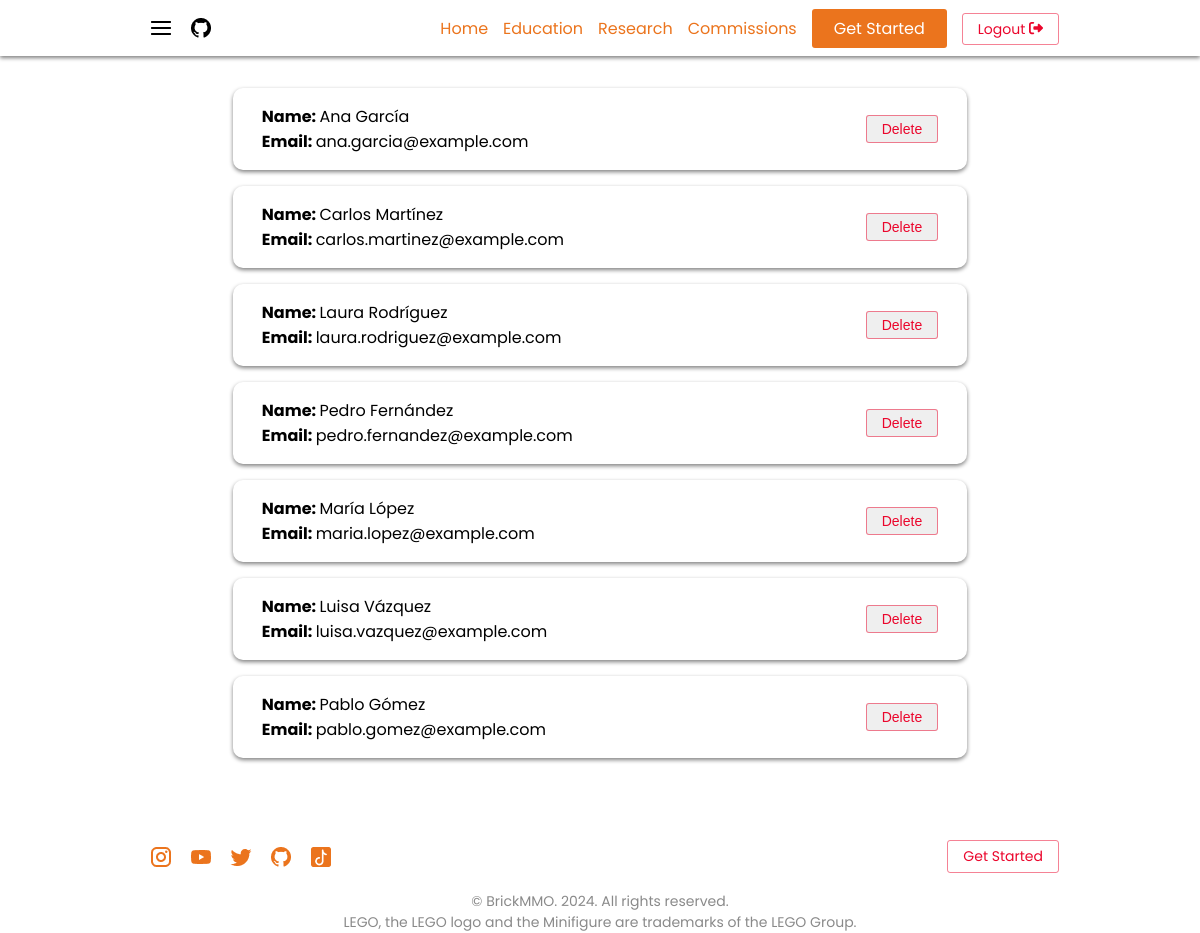
The app's page /admin-list-participants.php?event_id=6 (signed in) with its own data.
### tables this page shows
CREATE TABLE participants (
    id INT(20) UNSIGNED NOT NULL AUTO_INCREMENT PRIMARY KEY, 
    first_name VARCHAR(255) NOT NULL, 
    last_name VARCHAR(255) NOT NULL, 
    email VARCHAR(255) NOT NULL,
    event_id INT(10) UNSIGNED NOT NULL,
    FOREIGN KEY (event_id) REFERENCES events(id) ON DELETE CASCADE,
    UNIQUE KEY unique_email_event (email, event_id));

### admin-list-participants.php (the view, shortened to what this page needs)
<?php
include("includes/database.php");
include("includes/header.php");
?>
<?php
    $query = 'SELECT * FROM participants WHERE event_id = '.$_GET["event_id"].'';
    $result = mysqli_query($connect, $query);
?>
<main class="section-list-participants">
    <div class="content-wrapper">
        <?php if (mysqli_num_rows($result) > 0) {
            while($record = mysqli_fetch_assoc($result)): ?>
                <div class="item-container-admin">
                    <div class="event-content event-content-admin">
                        <div>
                            <p class="size-16"><?php echo '<span class="bold">Name: </span>'.$record["first_name"].' '.$record["last_name"].''; ?></p>
                            <p class="size-16"><?php echo '<span class="bold">Email: </span>'.$record["email"].''; ?></p>
                        </div>
                        <form  action="admin-delete-participant.php" method="post">
                            <button type="submit" name="delete-participant" class="delete-participant">Delete</button>
                        </form>
                    </div>
                </div>
            <?php endwhile;
        } else{
            echo "<h1 class='no-participants'>There are no participants assisting to this event</h1>";
        }?>
    </div>
</main>
<?php
include("includes/footer.php");
?>

### css/styles.css (style rules this page uses)
:root { --orange: #EB741D; --gray: #8A8A8A; --light-blue: #F7F9FC; --red: rgb(235, 6, 44); --green: rgb(64, 145, 108); }
body { font-family: 'Poppins', sans-serif; margin: 0; }
.get-started-footer, .redirect-main-page, .cancel-confirm-admin, .logout, .delete-participant { color: var(--red); padding: 5px 15px; font-size: 14px; border-radius: 3px; border: 1px solid rgba(235, 6, 44, 0.5); transition: box-shadow 250ms; }
.content-wrapper { max-width:918px; margin:0 auto; }
h2, p { margin: 0; }
p { font-size: 14px; }
.section-events, .section-list-participants { margin: 32px 0 79px 0; }
.event-content { margin: 16px 13px; }
.event-content-admin { display: flex; justify-content: space-between; align-items: center; padding: 1em; }
.item-container-admin { flex-basis: 294px; box-shadow: 0 2px 4px gray; border-radius: 10px; max-width: 80%; margin: 0 auto; }
.bold { font-weight: bold; }
.size-16 { font-size: 16px; }

### records on screen
participants: first_name "Ana", last_name "García", email "ana.garcia@example.com"
participants: first_name "Carlos", last_name "Martínez", email "carlos.martinez@example.com"
participants: first_name "Laura", last_name "Rodríguez", email "laura.rodriguez@example.com"
participants: first_name "Pedro", last_name "Fernández", email "pedro.fernandez@example.com"
participants: first_name "María", last_name "López", email "maria.lopez@example.com"
participants: first_name "Luisa", last_name "Vázquez", email "luisa.vazquez@example.com"
participants: first_name "Pablo", last_name "Gómez", email "pablo.gomez@example.com"
